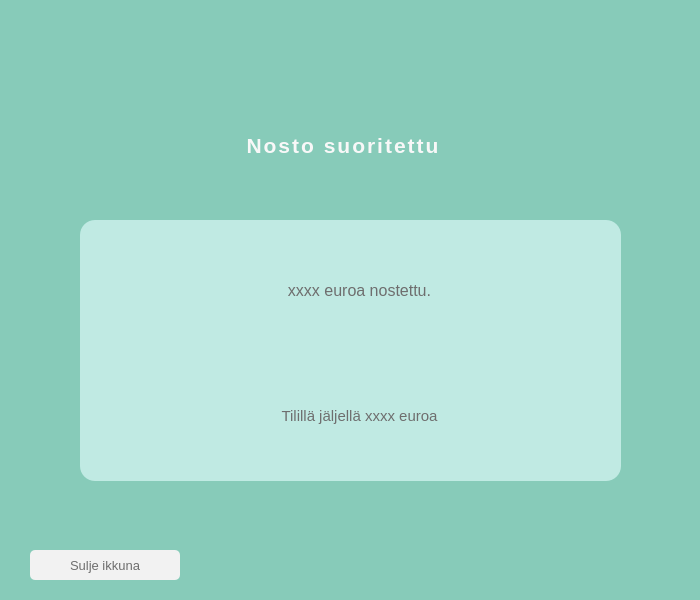
<?xml version="1.0" encoding="UTF-8"?>
<ui version="4.0">
 <class>withdrawalSuccessful</class>
 <widget class="QDialog" name="withdrawalSuccessful">
  <property name="geometry">
   <rect>
    <x>0</x>
    <y>0</y>
    <width>700</width>
    <height>600</height>
   </rect>
  </property>
  <property name="windowTitle">
   <string>Dialog</string>
  </property>
  <property name="styleSheet">
   <string notr="true">color: rgb(110,110,110);
text-transform: uppercase;
background-color: rgb(135, 203, 185);</string>
  </property>
  <widget class="QPushButton" name="nappi_sulje">
   <property name="geometry">
    <rect>
     <x>30</x>
     <y>550</y>
     <width>150</width>
     <height>30</height>
    </rect>
   </property>
   <property name="font">
    <font>
     <pointsize>10</pointsize>
    </font>
   </property>
   <property name="styleSheet">
    <string notr="true">background-color: rgb(242,242,242);
border-radius: 5px;</string>
   </property>
   <property name="text">
    <string>Sulje ikkuna</string>
   </property>
  </widget>
  <widget class="QLabel" name="label">
   <property name="geometry">
    <rect>
     <x>-12</x>
     <y>100</y>
     <width>711</width>
     <height>91</height>
    </rect>
   </property>
   <property name="font">
    <font>
     <pointsize>23</pointsize>
    </font>
   </property>
   <property name="styleSheet">
    <string notr="true">background-color: rgb(135, 203, 185);
color: rgb(248,248,248);
letter-spacing: 2px;</string>
   </property>
   <property name="text">
    <string>&lt;html&gt;&lt;head/&gt;&lt;body&gt;&lt;p align=&quot;center&quot;&gt;&lt;span style=&quot; font-size:16pt; font-weight:700;&quot;&gt;Nosto suoritettu&lt;/span&gt;&lt;/p&gt;&lt;/body&gt;&lt;/html&gt;</string>
   </property>
  </widget>
  <widget class="QWidget" name="widget" native="true">
   <property name="geometry">
    <rect>
     <x>80</x>
     <y>220</y>
     <width>541</width>
     <height>261</height>
    </rect>
   </property>
   <property name="styleSheet">
    <string notr="true">background-color: rgb(192, 234, 227);
border: 5px;
border-color: rgb(135, 203, 185);
border-radius: 15px;</string>
   </property>
   <widget class="QLabel" name="label_maara">
    <property name="geometry">
     <rect>
      <x>70</x>
      <y>20</y>
      <width>419</width>
      <height>101</height>
     </rect>
    </property>
    <property name="font">
     <font>
      <pointsize>11</pointsize>
     </font>
    </property>
    <property name="text">
     <string>&lt;html&gt;&lt;head/&gt;&lt;body&gt;&lt;p align=&quot;center&quot;&gt;&lt;span style=&quot; font-size:12pt;&quot;&gt;xxxx euroa nostettu.&lt;/span&gt;&lt;/p&gt;&lt;/body&gt;&lt;/html&gt;</string>
    </property>
    <property name="alignment">
     <set>Qt::AlignCenter</set>
    </property>
   </widget>
   <widget class="QLabel" name="label_saldo">
    <property name="geometry">
     <rect>
      <x>70</x>
      <y>150</y>
      <width>419</width>
      <height>91</height>
     </rect>
    </property>
    <property name="font">
     <font>
      <pointsize>11</pointsize>
     </font>
    </property>
    <property name="text">
     <string>Tilillä jäljellä xxxx euroa</string>
    </property>
    <property name="alignment">
     <set>Qt::AlignCenter</set>
    </property>
   </widget>
  </widget>
  <zorder>widget</zorder>
  <zorder>nappi_sulje</zorder>
  <zorder>label</zorder>
 </widget>
 <resources/>
 <connections/>
</ui>
